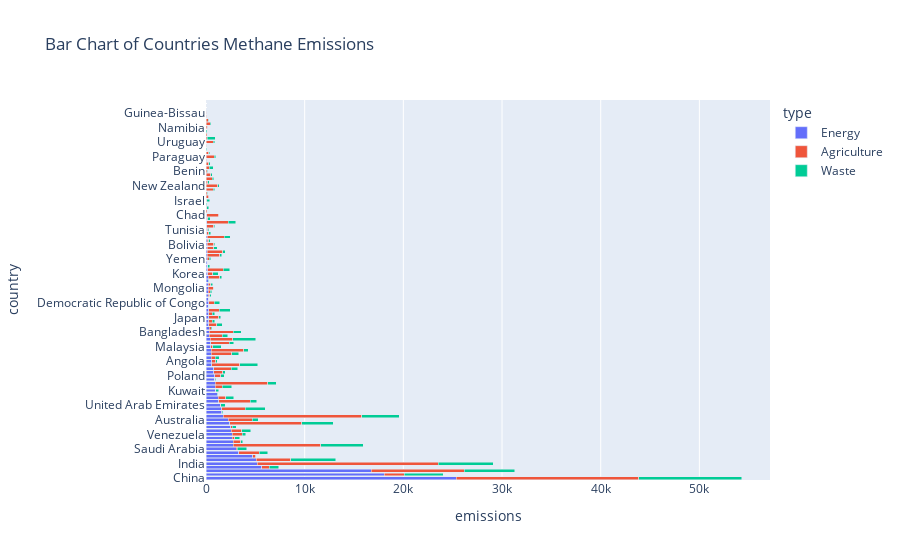

The notebook cell saved with this chart:
### Markdown cell above
---

### Code cell
fig = px.bar(df_segment_total20, x='emissions', y='country',color="type",barmode="stack", title='Bar Chart of Countries Methane Emissions',hover_data=['region','baseYear'])

fig.show()

### Figure 1 — Plotly figure (JSON) as saved in the notebook; plotly's stock layout.template omitted (floating-point values rounded to 4 significant figures; data arrays with more than 128 entries replaced by an {"elided": "..."} marker saying what was removed)
{"data": [{"alignmentgroup": "True", "customdata": {"elided": "98x2 str values"}, "hovertemplate": "type=Energy<br>emissions=%{x}<br>country=%{y}<br>region=%{customdata[0]}<br>baseYear=%{customdata[1]}<extra></extra>", "legendgroup": "Energy", "marker": {"color": "#636efa", "pattern": {"shape": ""}}, "name": "Energy", "offsetgroup": "Energy", "orientation": "h", "showlegend": true, "textposition": "auto", "type": "bar", "x": [25370.0, 18080.0, 16770.0, 5630.0, 5185.0, 5080.0, 4740.0, 3306.0, 3051.0, 2761.0, 2741.0, 2669.0, 2643.0, 2548.0, 2515.0, 2421.0, 2232.0, 1756.0, 1599.0, 1581.0, 1439.0, 1307.0, 1239.0, 1139.0, 1002.0, 958.0, 920.4, 869.3, 865.3, 780.9, 778.2, 600.1, 568.7, 553.4, 535.2, 527.3, 474.0, 464.2, 448.2, 353.1, 334.3, 323.3, 285.8, 285.4, 283.3, 277.1, 274.6, 264.8, 260.7, 248.6, 237.7, 227.4, 216.9, 216.6, 209.2, 203.4, 200.3, 193.6, 190.7, 169.0, 145.2, 143.8, 143.1, 131.7, 128.1, 120.7, 116.4, 93.4, 77.23, 76.99, 60.93, 55.6, 51.42, 47.57, 47.21, 43.51, 43.21, 41.52, 41.1, 40.87, 37.33, 31.99, 29.51, 29.26, 26.63, 22.18, 21.07, 19.23, 16.35, 13.02, 11.62, 7.727, 7.599, 6.199, 5.937, 4.713, 2.631, 0.008], "xaxis": "x", "y": ["China", "Russia", "United States", "Iran", "India", "Indonesia", "Turkmenistan", "Nigeria", "Saudi Arabia", "European Union", "Kazakhstan", "Algeria", "Venezuela", "Canada", "Iraq", "Other", "Australia", "Brazil", "Libya", "Mexico", "United Arab Emirates", "Argentina", "South Africa", "Qatar", "Kuwait", "Egypt", "Pakistan", "Oman", "Poland", "Uzbekistan", "Colombia", "Other EU17 countries", "Angola", "Ukraine", "Thailand", "Other countries in Southeast Asia", "Malaysia", "Ethiopia", "Other countries in Europe", "Germany", "Bangladesh", "Azerbaijan", "Italy", "Romania", "Japan", "Ecuador", "United Kingdom", "Congo", "Democratic Republic of Congo", "Gabon", "Syria", "Mozambique", "Mongolia", "Cameroon", "Trinidad and Tobago", "Tanzania", "Korea", "France", "Bahrain", "Equatorial Guinea", "Yemen", "Kenya", "Sudan", "Peru", "Bolivia", "Ghana", "Philippines", "Cote d'Ivoire", "Tunisia", "South Sudan", "Vietnam", "Other EU7 countries", "Chad", "Guyana", "Jordan", "Brunei", "Israel", "Denmark", "Norway", "Niger", "New Zealand", "Sweden", "Somalia", "Netherlands", "Benin", "Morocco", "Cuba", "Togo", "Paraguay", "Senegal", "Estonia", "Slovenia", "Uruguay", "Botswana", "Eritrea", "Lebanon", "Namibia", "Guinea"], "yaxis": "y"}, {"alignmentgroup": "True", "customdata": {"elided": "104x2 str values"}, "hovertemplate": "type=Agriculture<br>emissions=%{x}<br>country=%{y}<br>region=%{customdata[0]}<br>baseYear=%{customdata[1]}<extra></extra>", "legendgroup": "Agriculture", "marker": {"color": "#EF553B", "pattern": {"shape": ""}}, "name": "Agriculture", "offsetgroup": "Agriculture", "orientation": "h", "showlegend": true, "textposition": "auto", "type": "bar", "x": [18500.0, 18360.0, 14020.0, 9409.0, 8851.0, 7259.0, 5319.0, 3518.0, 3300.0, 3153.0, 2812.0, 2450.0, 2421.0, 2410.0, 2284.0, 2193.0, 2082.0, 2079.0, 2022.0, 1910.0, 1796.0, 1715.0, 1564.0, 1549.0, 1269.0, 1251.0, 1224.0, 1180.0, 1156.0, 1073.0, 1065.0, 1015.0, 991.6, 901.7, 835.1, 802.5, 800.0, 762.1, 760.3, 751.9, 696.4, 695.7, 684.5, 673.8, 639.7, 625.7, 615.5, 555.5, 549.2, 508.4, 466.8, 438.2, 401.0, 377.1, 367.9, 359.9, 304.9, 295.4, 279.5, 267.5, 261.5, 257.6, 250.8, 240.1, 210.7, 195.2, 189.1, 185.7, 182.0, 181.3, 169.0, 168.2, 139.6, 133.1, 128.7, 121.0, 120.2, 105.7, 103.6, 97.72, 97.26, 86.27, 67.42, 57.4, 52.84, 50.74, 48.43, 47.44, 39.84, 37.06, 29.57, 27.72, 25.82, 23.87, 12.07, 11.37, 9.208, 7.323, 5.59, 4.346, 0.9646, 0.8412, 0.4387, 0.07872], "xaxis": "x", "y": ["China", "India", "Brazil", "United States", "European Union", "Other", "Pakistan", "Indonesia", "Other countries in Southeast Asia", "Argentina", "Other EU17 countries", "Australia", "Mexico", "Bangladesh", "Other countries in Europe", "Vietnam", "Nigeria", "Thailand", "Russia", "Ethiopia", "Colombia", "Philippines", "France", "Sudan", "Germany", "Kenya", "Chad", "Tanzania", "New Zealand", "Canada", "United Kingdom", "Venezuela", "Japan", "Uzbekistan", "Paraguay", "Iran", "Italy", "Kazakhstan", "South Africa", "Uruguay", "Niger", "South Sudan", "Egypt", "Bolivia", "Peru", "Somalia", "Poland", "Democratic Republic of Congo", "Mongolia", "Korea", "Netherlands", "Guinea", "Angola", "Ukraine", "Romania", "Ecuador", "Turkmenistan", "Morocco", "Cameroon", "Cuba", "Senegal", "Algeria", "Central African Republic", "Denmark", "Mozambique", "Azerbaijan", "Malaysia", "Cote d'Ivoire", "Namibia", "Yemen", "Ghana", "Iraq", "Other EU7 countries", "Syria", "Sweden", "Saudi Arabia", "Eritrea", "Benin", "Norway", "Tunisia", "Botswana", "Sierra Leone", "Libya", "Guyana", "Guinea-Bissau", "Togo", "Slovenia", "United Arab Emirates", "Israel", "Oman", "Gambia", "Estonia", "Jordan", "Congo", "Lebanon", "Qatar", "Liberia", "Kuwait", "Gabon", "Trinidad and Tobago", "Bahrain", "Brunei", "Equatorial Guinea", "Seychelles"], "yaxis": "y"}, {"alignmentgroup": "True", "customdata": {"elided": "104x2 str values"}, "hovertemplate": "type=Waste<br>emissions=%{x}<br>country=%{y}<br>region=%{customdata[0]}<br>baseYear=%{customdata[1]}<extra></extra>", "legendgroup": "Waste", "marker": {"color": "#00cc96", "pattern": {"shape": ""}}, "name": "Waste", "offsetgroup": "Waste", "orientation": "h", "showlegend": true, "textposition": "auto", "type": "bar", "x": [10420.0, 5552.0, 5118.0, 4569.0, 4321.0, 3931.0, 3800.0, 3214.0, 2322.0, 1995.0, 1850.0, 1113.0, 955.8, 947.9, 931.4, 898.0, 893.9, 862.4, 854.3, 843.4, 834.2, 825.3, 783.8, 705.7, 704.0, 649.8, 643.7, 630.9, 619.0, 605.1, 579.6, 566.8, 527.3, 511.0, 462.7, 436.8, 414.9, 405.1, 401.9, 380.0, 362.2, 355.1, 347.6, 282.5, 280.4, 258.0, 249.8, 244.4, 243.3, 235.4, 233.2, 227.6, 220.2, 200.5, 198.9, 194.5, 180.6, 172.4, 169.2, 165.3, 161.5, 160.4, 159.8, 159.4, 155.7, 152.3, 151.5, 138.3, 137.8, 121.8, 115.3, 112.2, 108.4, 108.2, 104.3, 101.4, 87.09, 83.36, 70.2, 68.94, 64.56, 64.4, 62.29, 50.0, 48.03, 46.46, 42.11, 40.27, 37.9, 37.33, 30.08, 24.04, 22.86, 21.21, 19.37, 17.91, 16.66, 15.86, 14.09, 11.92, 9.676, 8.759, 8.315, 2.491], "xaxis": "x", "y": ["China", "India", "United States", "Indonesia", "European Union", "Russia", "Brazil", "Other", "Other countries in Europe", "Mexico", "Other EU17 countries", "United Kingdom", "Saudi Arabia", "Egypt", "Iran", "Canada", "Malaysia", "Nigeria", "Pakistan", "Botswana", "South Africa", "Bangladesh", "Vietnam", "Argentina", "Thailand", "Philippines", "Colombia", "France", "Australia", "Germany", "Italy", "Democratic Republic of Congo", "Korea", "Algeria", "United Arab Emirates", "Other countries in Southeast Asia", "Ethiopia", "Morocco", "Ukraine", "Venezuela", "Iraq", "Peru", "Poland", "Israel", "Uzbekistan", "Kuwait", "Other EU7 countries", "Romania", "Japan", "Ecuador", "Sudan", "Tanzania", "Cote d'Ivoire", "Jordan", "Kazakhstan", "Cameroon", "Kenya", "Bahrain", "Syria", "New Zealand", "Yemen", "Cuba", "Sweden", "Ghana", "Mozambique", "Niger", "Angola", "Uruguay", "Netherlands", "South Sudan", "Paraguay", "Lebanon", "Somalia", "Tunisia", "Azerbaijan", "Senegal", "Bolivia", "Libya", "Chad", "Guinea", "Oman", "Qatar", "Trinidad and Tobago", "Sierra Leone", "Turkmenistan", "Norway", "Benin", "Denmark", "Togo", "Estonia", "Congo", "Eritrea", "Central African Republic", "Gabon", "Liberia", "Slovenia", "Mongolia", "Namibia", "Gambia", "Equatorial Guinea", "Brunei", "Guinea-Bissau", "Guyana", "Seychelles"], "yaxis": "y"}], "layout": {"barmode": "stack", "legend": {"title": {"text": "type"}, "tracegroupgap": 0}, "title": {"text": "Bar Chart of Countries Methane Emissions"}, "xaxis": {"anchor": "y", "domain": [0, 1], "title": {"text": "emissions"}}, "yaxis": {"anchor": "x", "domain": [0, 1], "title": {"text": "country"}}}}
